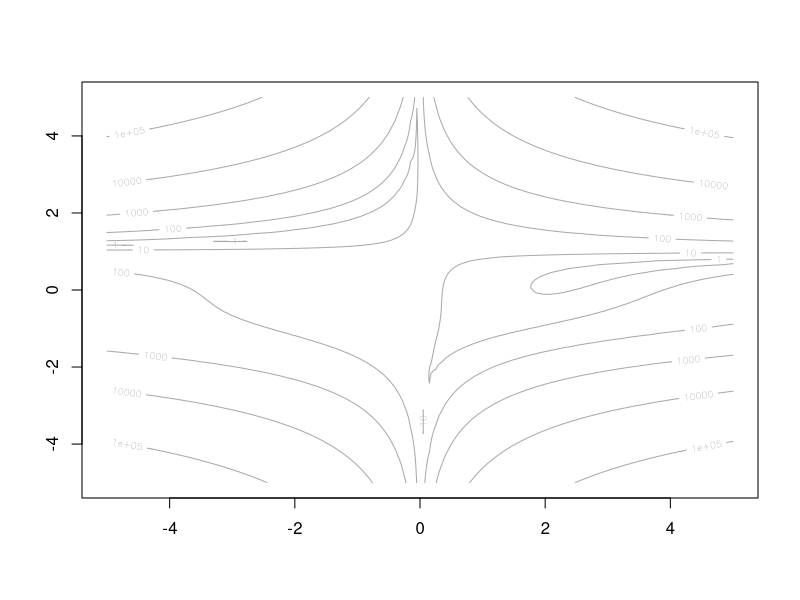
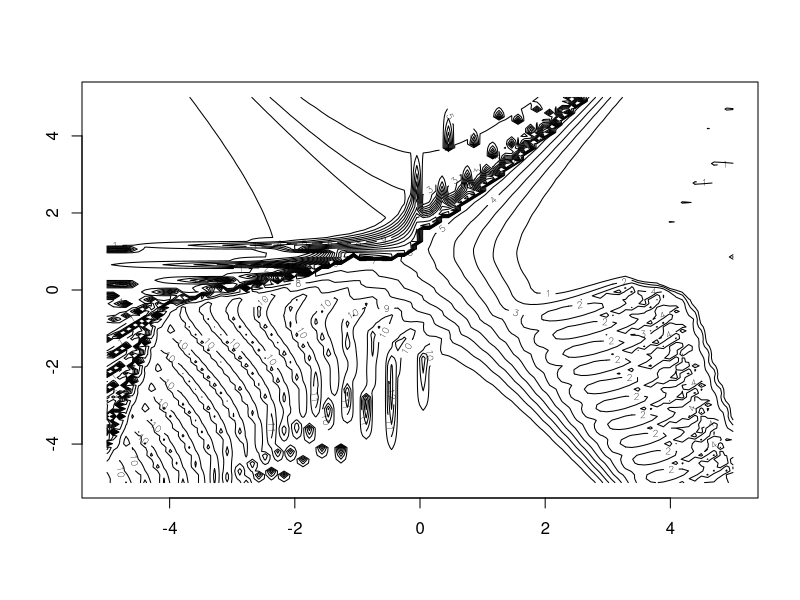

Reproduce these figures in R, in order.
# b)

beale_rho <- function(theta) {
  theta1 <- theta[1]
  theta2 <- theta[2]
  return((1.5 - theta1 + theta1*theta2)^2 +
         (2.25 - theta1 + theta1*theta2^2)^2 +
         (2.625 - theta1 + theta1*theta2^3)^2)
}

beale_gradient <- function(theta) {
  theta1 <- theta[1]
  theta2 <- theta[2]
  grad1 <- 2*theta1*theta2^6 + 2*theta1*theta2^4 - 4*theta1*theta2^3 -
    2*theta1*theta2 - 4*theta1*theta2 + 6*theta1 + 3*theta2 + 4.5*theta2^2 - 12.75
  grad2 <- 6*theta1^2*theta2^5 - 6*theta1^2*theta2^2 + 4*theta1^2*theta2^3 -
    2*theta1^2*theta2 + 9*theta1*theta2 - 2*theta1^2 + 3*theta1 + 15.75
  return(c(grad1, grad2))
}

# c)

###############################################################################

# Grid Line Search
gridLineSearch <- function(theta, rhoFn, d, lambdaStepsize = 0.01, lambdaMax = 1) {
  ## grid of lambda values to search
  lambdas <- seq(from = 0, by = lambdaStepsize, to = lambdaMax)
  ## line search
  rhoVals <- sapply(lambdas, function(lambda) {
    rhoFn(theta - lambda * d)
  })
  ## Return the lambda that gave the minimum
  lambdas[which.min(rhoVals)]
}

# Test Convergence
testConvergence <- function(thetaNew, thetaOld, tolerance = 1e-10, relative = FALSE) {
  sum(abs(thetaNew - thetaOld)) < if (relative)
    tolerance * sum(abs(thetaOld)) else tolerance
}

# Gradient Descent
gradientDescent <- function(theta = 0, rhoFn, gradientFn, lineSearchFn, testConvergenceFn,
                            maxIterations = 100, tolerance = 1e-06, relative = FALSE, lambdaStepsize = 0.01,
                            lambdaMax = 0.5) {
  
  converged <- FALSE
  i <- 0
  
  while (!converged & i <= maxIterations) {
    g <- gradientFn(theta)  ## gradient
    glength <- sqrt(sum(g^2))  ## gradient direction
    if (glength > 0)
      d <- g/glength
    
    lambda <- lineSearchFn(theta, rhoFn, d, lambdaStepsize = lambdaStepsize,
                           lambdaMax = lambdaMax)
    
    thetaNew <- theta - lambda * d
    converged <- testConvergenceFn(thetaNew, theta, tolerance = tolerance,
                                   relative = relative)
    theta <- thetaNew
    i <- i + 1
  }
  
  ## Return last value and whether converged or not
  list(theta = theta, converged = converged, iteration = i, fnValue = rhoFn(theta))
}

###############################################################################

# i.
gradientDescent(theta = c(3, 3), rhoFn = beale_rho, gradientFn = beale_gradient,
                lineSearchFn = gridLineSearch, lambdaStepsize = 1e-03,
                testConvergenceFn = testConvergence, maxIterations = 500)

# ii.
gradientDescent(theta = c(3, -3), rhoFn = beale_rho, gradientFn = beale_gradient,
                lineSearchFn = gridLineSearch, lambdaStepsize = 1e-03,
                testConvergenceFn = testConvergence, maxIterations = 500)

# iii.
gradientDescent(theta = c(-3, -3), rhoFn = beale_rho, gradientFn = beale_gradient,
                lineSearchFn = gridLineSearch, lambdaStepsize = 1e-03,
                testConvergenceFn = testConvergence, maxIterations = 500)

# iv.
gradientDescent(theta = c(-3, 3), rhoFn = beale_rho, gradientFn = beale_gradient,
                lineSearchFn = gridLineSearch, lambdaStepsize = 1e-03,
                testConvergenceFn = testConvergence, maxIterations = 500)

# d)

# Modified Gradient Descent
gradientDescent <- function(theta = 0, rhoFn, gradientFn, lineSearchFn, testConvergenceFn,
                            maxIterations = 100, tolerance = 1e-06, relative = FALSE, lambdaStepsize = 0.01,
                            lambdaMax = 0.5) {
  
  converged <- FALSE
  i <- 0
  
  while (!converged & i <= maxIterations) {
    g <- gradientFn(theta)  ## gradient
    glength <- sqrt(sum(g^2))  ## gradient direction
    if (glength > 0)
      d <- g/glength
    
    lambda <- lineSearchFn(theta, rhoFn, d, lambdaStepsize = lambdaStepsize,
                           lambdaMax = lambdaMax)
    
    thetaNew <- theta - lambda * d
    converged <- testConvergenceFn(thetaNew, theta, tolerance = tolerance,
                                   relative = relative)
    theta <- thetaNew
    i <- i + 1
  }
  
  ## Return last value and whether converged or not
  list(theta = theta, converged = converged, iteration = i, fnValue = rhoFn(theta))
}

###############################################################################

n_pts <- 100 # number of grid points per dimension
t1_surf <- seq(from = -5, to = 5, length.out = n_pts)
t2_surf <- seq(from = -5, to = 5, length.out = n_pts)

cont_mat <- matrix(0, nrow = n_pts, ncol = n_pts)

for (i in 1:n_pts) {
  for (j in 1:n_pts) {
    cont_mat[i, j] <- beale_rho(c(t1_surf[i], t2_surf[j]))
  }
}

levels <- c(10^0, 10^1, 10^2, 10^3, 10^4, 10^5)

contour(
  x = t1_surf,
  y = t2_surf,
  z = cont_mat,
  levels = levels,
  col = "darkgrey"
)



for (i in 1:n_pts) {
  for (j in 1:n_pts) {
    theta1 <- t1_surf[i]
    theta2 <- t2_surf[j]
    summary <- gradientDescent(theta = c(theta1, theta2), rhoFn = beale_rho,
               gradientFn = beale_gradient, lineSearchFn = gridLineSearch,
               lambdaStepsize = 1e-03, testConvergenceFn = testConvergence,
               maxIterations = 500)
    cont_mat[i, j] <- summary$fnValue
  }
}

contour(
  x = t1_surf,
  y = t2_surf,
  z = cont_mat,
  nlevels = 25
)




# newtonr does well if init val is close to min
# newtonr takes into account 2nd derivative so it checks for curvature
# can go up hill
